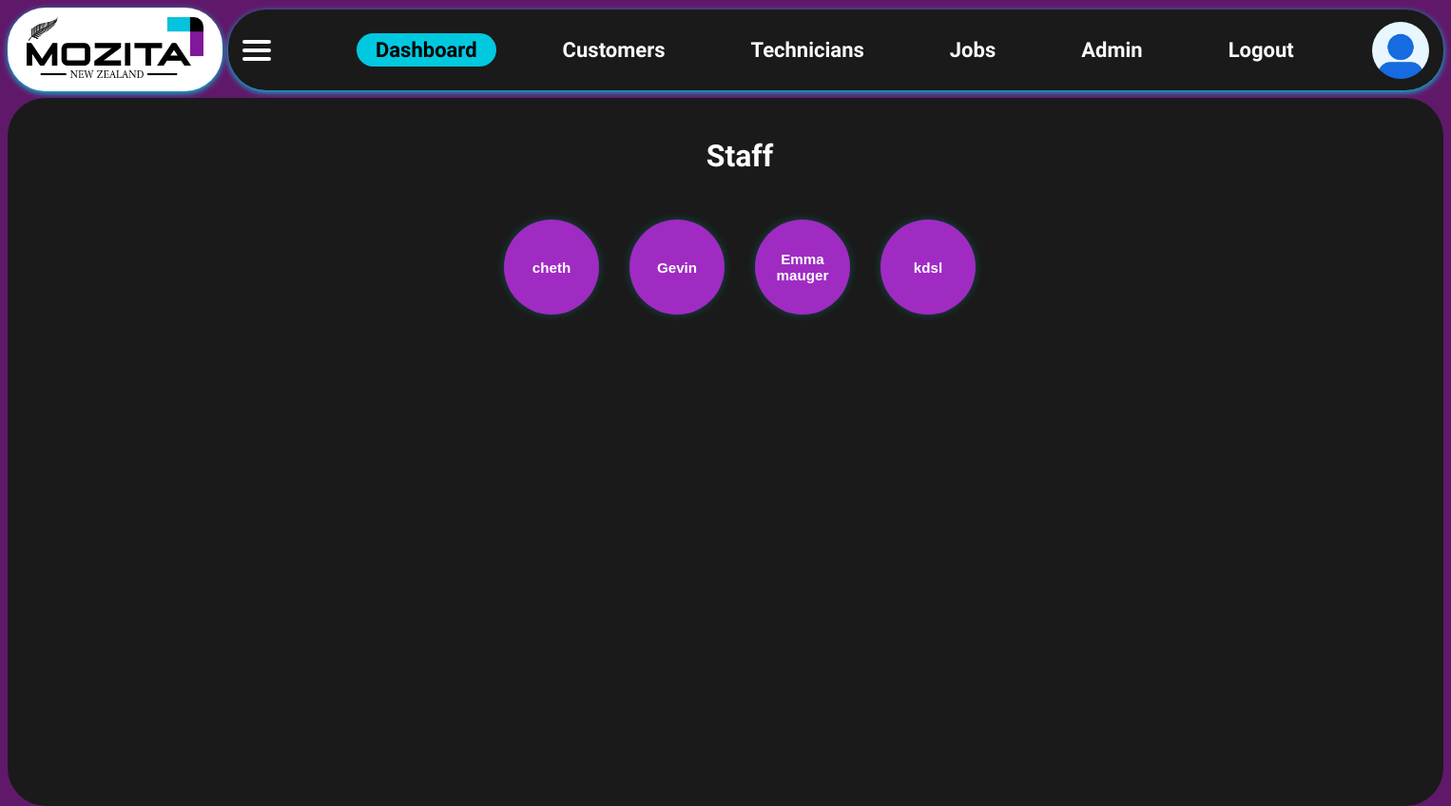
The page /staff (signed in) on the database as committed earlier.
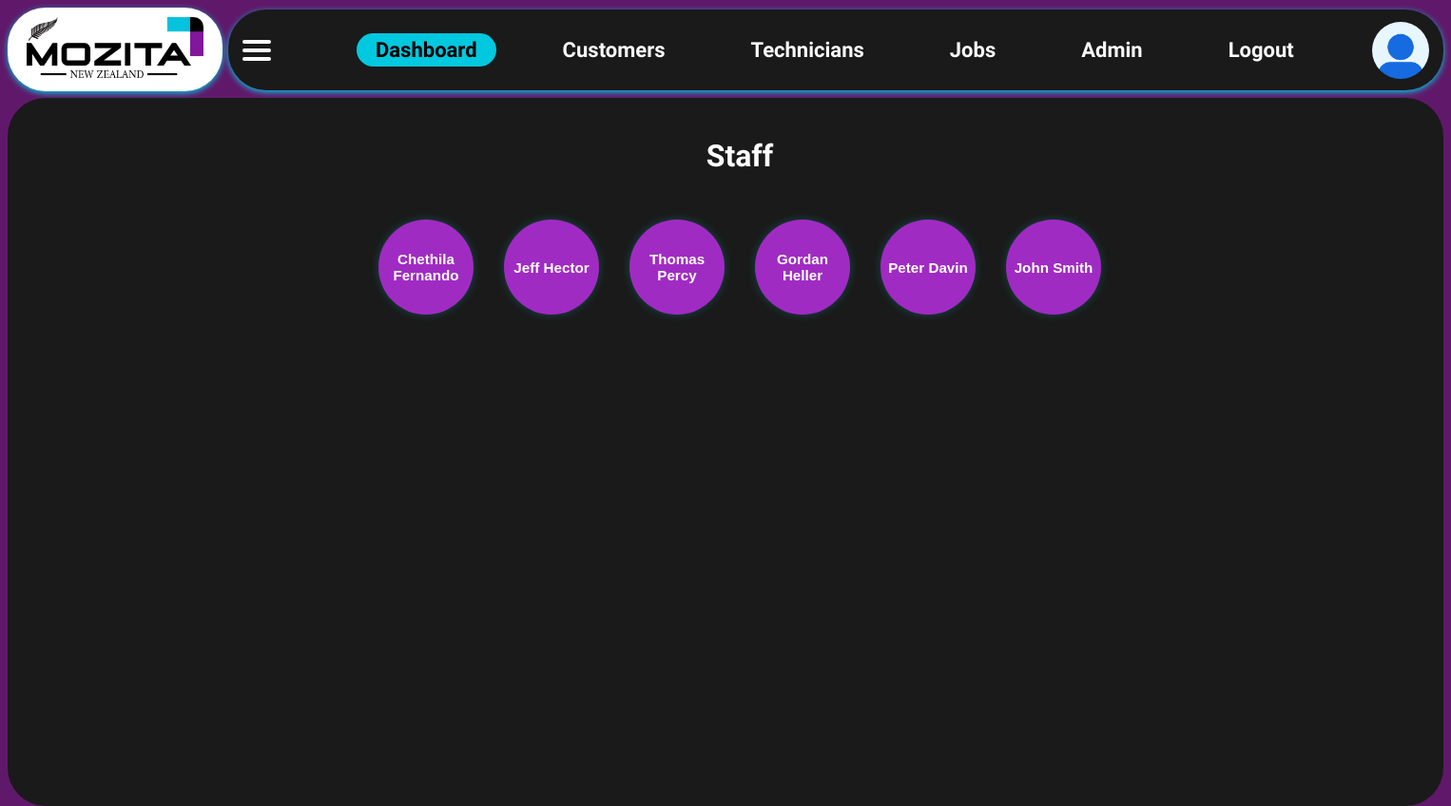
The same page on the database as committed later.
### app/models.py (models this page shows)
class Technician(db.Model):
    id = db.Column(db.Integer, primary_key=True)
    name = db.Column(db.String(100), nullable=False)
    phone = db.Column(db.String(20))
    specialization = db.Column(db.String(100))
    user_id = db.Column(db.Integer, unique=True, nullable=False)
    jobs = db.relationship('Job', back_populates='technician', cascade="all, delete-orphan")

### app/routes.py (the view)
@main.route('/staff')
@login_required
def staff_dashboard():
    techs = Technician.query.all()
    return render_template('staff_dashboard.html', techs=techs)

### app/models.py (called while the page is built)
@login_manager.user_loader
def load_user(user_id):
    return User.query.get(int(user_id))

    @property
    def is_active(self):
        return self.active

### app/templates/staff_dashboard.html (shortened to what this page needs)
{% extends "layout.html" %}
{% block extra_css %}
<link rel="stylesheet" href="{{ url_for('static', filename='staff_dashboard.css') }}">
{% endblock %}
{% block content %}
<h2>Staff</h2>
<div class="tech-grid">
  {% for tech in techs %}
  <form action="{{ url_for('main.staff_jobs', tech_id=tech.id) }}" method="get">
    <button type="submit" class="tech-circle">{{ tech.name }}</button>
  </form>
  {% endfor %}
</div>
{% endblock %}

Rows that differ between the two databases and show on the page:
changed Technician: name "cheth" → "Chethila Fernando"
changed Technician: name "Gevin" → "Jeff Hector"
changed Technician: name "Emma mauger" → "Thomas Percy"
changed Technician: name "kdsl" → "Gordan Heller"
added Technician: name "Peter Davin"
added Technician: name "John Smith"
